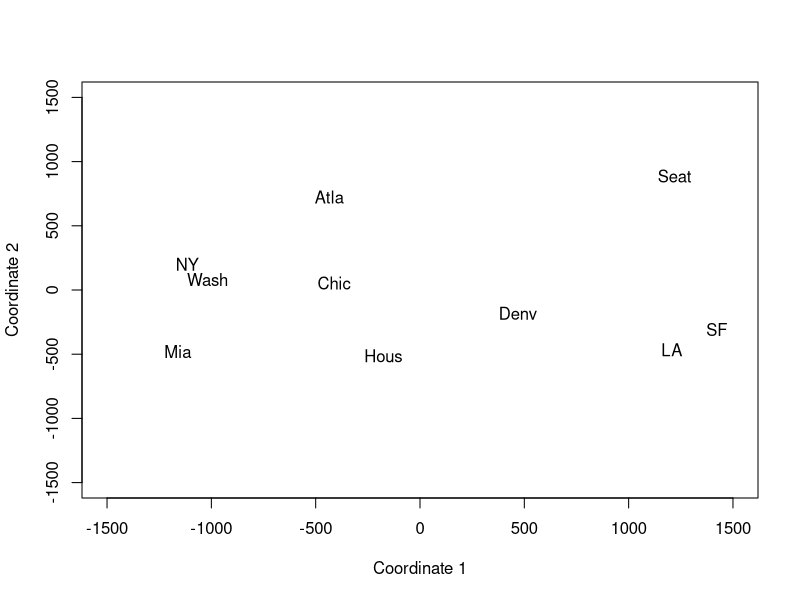
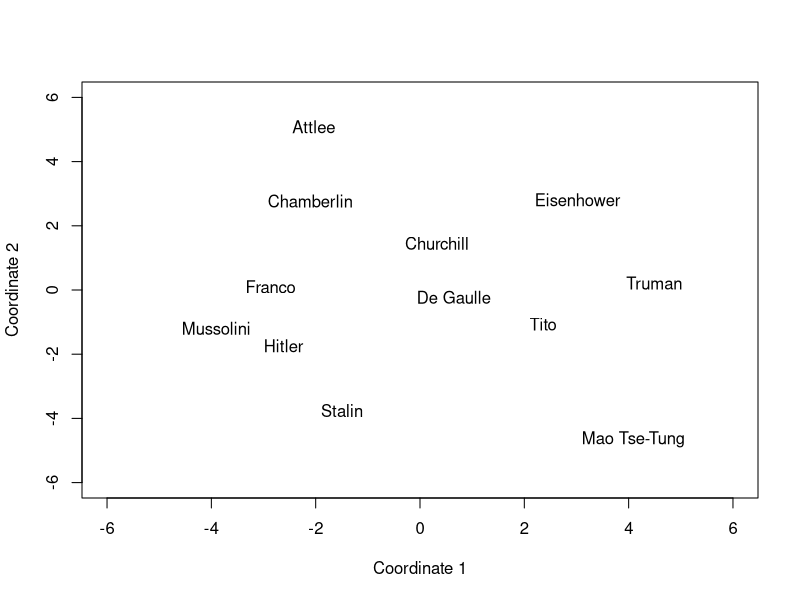
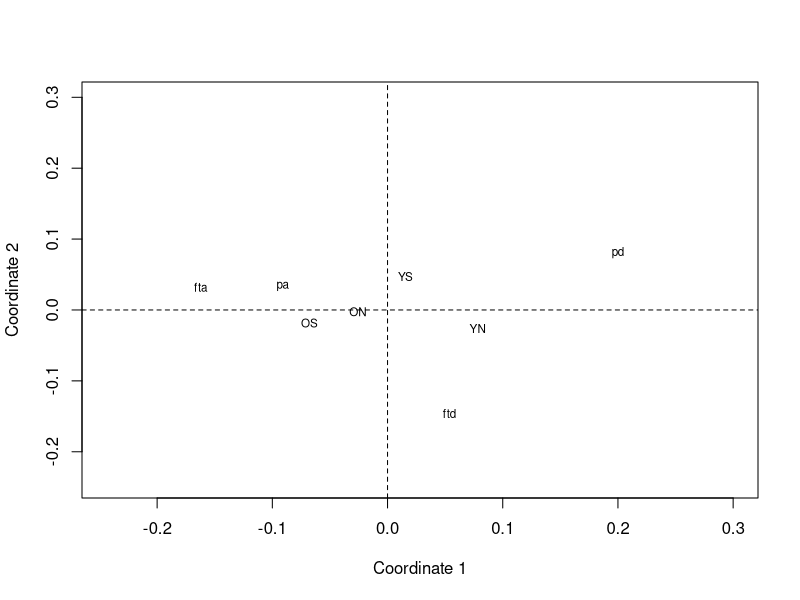

R code for these plots, in order:
## Hypothetical Example
#p5
X = matrix(c(3, 4, 4, 6, 1, 5, 1, 1, 7, 3, 6, 2, 0, 2, 6, 1, 1, 1, 0, 3, 4, 7, 3, 6, 2, 2, 2, 5, 1, 0, 0, 4, 1, 1,
             1, 0, 6, 4, 3, 5, 7, 6, 5, 1, 4, 2, 1, 4, 3, 1), 10, byrow = T)
X
#p6
(D <- dist(X))

cmdscale(D, k = 9, eig = TRUE)
#p.7
max(abs(dist(X) - dist(cmdscale(D, k = 5))))

max(abs(prcomp(X)$x) - abs(cmdscale(D, k = 5)))

#p.8
X_m <- cmdscale(dist(X, method = "manhattan"), k = nrow(X) - 1, eig = TRUE)
(X_eigen <- X_m$eig)

cumsum(abs(X_eigen)) / sum(abs(X_eigen))

cumsum(X_eigen^2) / sum(X_eigen^2)
## Airline Distance
# p 8,9
airdist <- matrix(c(0, 587, 1212, 701, 1936, 604, 748, 2139, 218, 543,
                   587, 0, 920, 940, 1745, 1188, 713, 1858, 1737, 597,
                    1212, 920, 0, 879, 831, 1726, 1631, 949, 1021, 1494,
                   701, 940, 879, 0, 1374, 968, 1420, 1645, 1891, 1220,
                   1936, 1745, 831, 1374, 0, 2338, 2451, 347, 959, 2300,
                   604, 1188, 1726, 968, 2338, 0, 1092, 2594, 2734, 923,
                   748, 713, 1631, 1420, 2451, 1092, 0, 2571, 2408, 205,
                   2139, 1858, 949, 1645, 347, 2594, 2571, 0, 678, 2442,
                   218, 1737, 1021, 1891, 959, 2734, 2408, 678, 0, 2329,
                   543, 597, 1494, 1220, 2300, 923, 205, 2442, 2329, 0),10,byrow = T)
colnames(airdist) = c("Atla", "Chic", "Denv", "Hous", "LA", "Mia", "NY", "SF", "Seat", "Wash")
rownames(airdist) = c("Atlanta", "Chicago", "Denver", "Houston", "Los Angeles", "Miami", "New York",
                      "San Francisco", "Seattle", "Wash. D.C")

airline_mds <- cmdscale(airdist, k = 9, eig = TRUE)

airline_mds$points

(lam <- airline_mds$eig)

cumsum(abs(lam)) / sum(abs(lam))

#p.10
cumsum(lam^2) / sum(lam^2)

plot(airline_mds$points[,1],airline_mds$points[,2],
     type="n",xlab="Coordinate 1",ylab="Coordinate 2",
     xlim=c(-1500,1500), ylim=c(-1500,1500))

text(airline_mds$points[,1],airline_mds$points[,2],
     labels=colnames(airdist))

## 3. Non-metric multidimensional scaling
# p.12
Htl = c(0, 3, 4, 7, 3, 8, 3, 4, 8, 9, 4, 7)
Mss = c(3, 0, 6, 8, 5, 9, 2, 4, 9, 9, 5, 8)
Chr = c(4, 6, 0, 4, 6, 3, 5, 3, 8, 5, 5, 2)
Esn = c(7, 8, 4, 0, 8, 9, 7, 5, 9, 4, 4, 4)
Stl = c(3, 5, 6, 8, 0, 8, 6, 6, 6, 7, 7, 7)
Att = c(8, 9, 3, 8, 9, 0, 7, 5, 9, 8, 2, 8)
Frn = c(3, 2, 5, 7, 6, 7, 0, 4, 8, 8, 2, 3)
DGl = c(4, 4, 3, 5, 6, 5, 4, 0, 7, 4, 5, 2)
MT = c(8, 9, 8, 9, 6, 9, 8, 7, 0, 4, 9, 4)
Trm = c(9, 9, 5, 4, 7, 8, 8, 4, 4, 0, 5, 5)
Chm = c(4, 5, 5, 4, 7, 2, 2, 5, 9, 5, 0, 7)
Tit = c(7, 8, 2, 4, 7, 8, 3, 2, 4, 5, 7, 0)
WWIIleaders = cbind(Htl, Mss, Chr, Esn, Stl, Att, Frn, DGl, MT, Trm, Chm, Tit)
rownames(WWIIleaders) = c('Hitler', 'Mussolini', 'Churchill', 'Eisenhower', 'Stalin', 'Attlee', 'Franco',
                          'De Gaulle', 'Mao Tse-Tung', 'Truman', 'Chamberlin', 'Tito')
#######
## library (MASS for isoMDS)
library(MASS)
(WWII_mds <- isoMDS(WWIIleaders))

plot(WWII_mds$points[,1], WWII_mds$points[,2],
     type="n",xlab="Coordinate 1",ylab="Coordinate 2",
     xlim=c(-6,6), ylim=c(-6,6))
text(WWII_mds$points[,1], WWII_mds$points[,2],
       labels=rownames(WWIIleaders))

# 4. Correspondence analysis
## p.16
SM = matrix(c(50, 315, 24, 4012, 9, 40 ,6, 459, 41, 147, 14, 1594, 4, 11, 1, 124), 4, 4, byrow=T)
rownames(SM) = c('YN', 'YS', 'ON', 'OS')
colnames(SM) = c('pd', 'pa', 'ftd', 'fta')

D <- function(x) {
  a <- t(t(x) / colSums(x))
  ret <- sqrt(colSums((a[,rep(1:ncol(x), ncol(x))] -
                         a[, rep(1:ncol(x), rep(ncol(x), ncol(x)))])^2 *
                        sum(x) / rowSums(x)))
  matrix(ret, ncol = ncol(x))
}

(dcols <- D(SM))

(drows <- D(t(SM)))

r1 <- cmdscale(dcols, eig = TRUE)
c1 <- cmdscale(drows, eig = TRUE)
plot(r1$points, xlim = range(r1$points[,1], c1$points[,1]) * 1.5,
       ylim = range(r1$points[,1], c1$points[,1]) * 1.5, type = "n",
       xlab = "Coordinate 1", ylab = "Coordinate 2", lwd = 2)
text(r1$points, labels = colnames(SM), cex = 0.7)
text(c1$points, labels = rownames(SM), cex = 0.7)
abline(h = 0, lty = 2)
abline(v = 0, lty = 2)
       
       